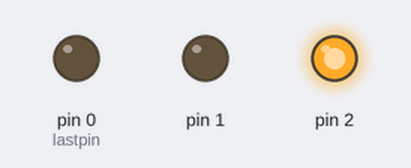
The sketch below on a simulated Arduino Uno, built with avr-gcc and run on an emulated ATmega328P. On the bench: output pins drawn as LEDs (lit = HIGH). Random numbers use the default seed unless the sketch sets one.

Above: at 0.16 s.
At 7.2 s:
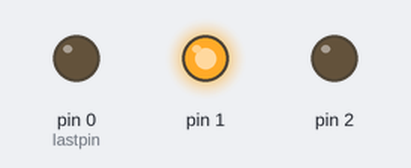
At 13.4 s:
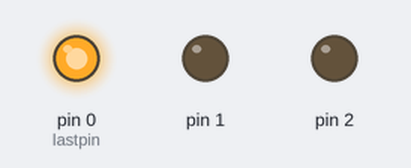
At 32.9 s:
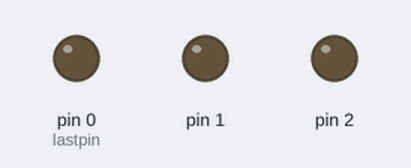
Timing chart, 0 to 40.0 s (numbered marks = the images above):
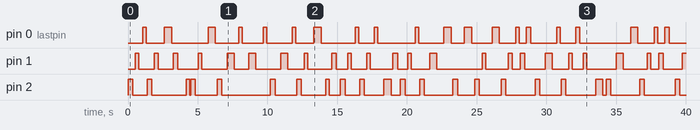

The sketch:

sketch_jun27a.ino
```cpp
int led0=0;
int led1=1;
int led2=2;

// the setup routine runs once when you press reset:
void setup() {
  // initialize the digital pin as an output.
  int pin;
  for (pin=0; pin<3; ++pin)
    pinMode(pin, OUTPUT);
}

void glow(int pin) {
  for (int times = 0; times < 5; ++times) {
    digitalWrite(pin, HIGH);
    delay(60);
    digitalWrite(pin, LOW);
    delay(7);
  }
}

void fade(int pin) {
  int level;
  int step = random(1, 3);
  for (level=0; level < 256; level+=step) {
    analogWrite (pin, level);
    delay(3);
  }
  for (level=255; level >= 0; level-=step) {
    analogWrite (pin, level);
    delay(1);
  }
  analogWrite(pin, 0);
}

// 0 = SPLIT (can fade)
// 1 = MIDPAIR (can fade)
// 2 = TOP (can't fade)

static int lastpin = 0;

void random_loop() {
  int pin;
  do {
    pin = random(3);
  } while (pin == lastpin);
  lastpin = pin;
  if (random(2))
    fade(pin);
  else
    glow(pin);
  delay (random(5) * 100);
}

void static_loop() {
  glow(2);  // top can't fade

  fade(1);  // pair can fade
  fade(0);  // split can fade
}


void loop() {
  int ii;
  for (ii = 0; ii < 2; ++ii)
    static_loop();
  for (ii = 0; ii < 2; ++ii)
    random_loop();
}
```

Measured:
- by itself, pin 0 (lastpin): LOW → HIGH at 1.0 s, → LOW 0.26 s later, → HIGH 1.3 s later, → LOW 0.52 s later, … (40 changes in this stretch)
- by itself, pin 1: LOW → HIGH at 0.53 s, → LOW 0.26 s later, → HIGH 1.1 s later, → LOW 0.26 s later, … (47 changes in this stretch)
- by itself, pin 2: LOW → HIGH at 0.00 s, → LOW 0.33 s later, → HIGH 1.0 s later, → LOW 0.33 s later, … (44 changes in this stretch)
